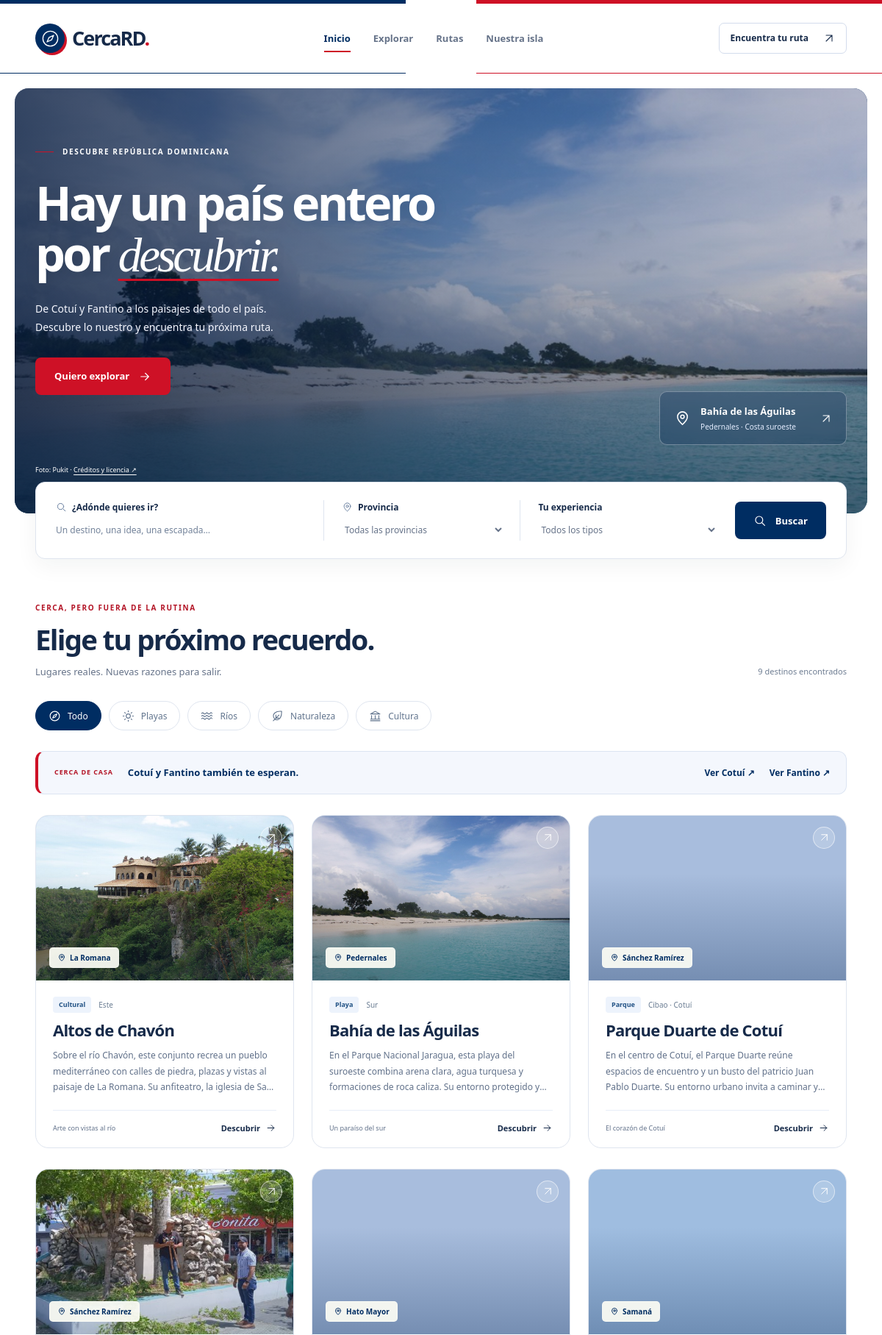
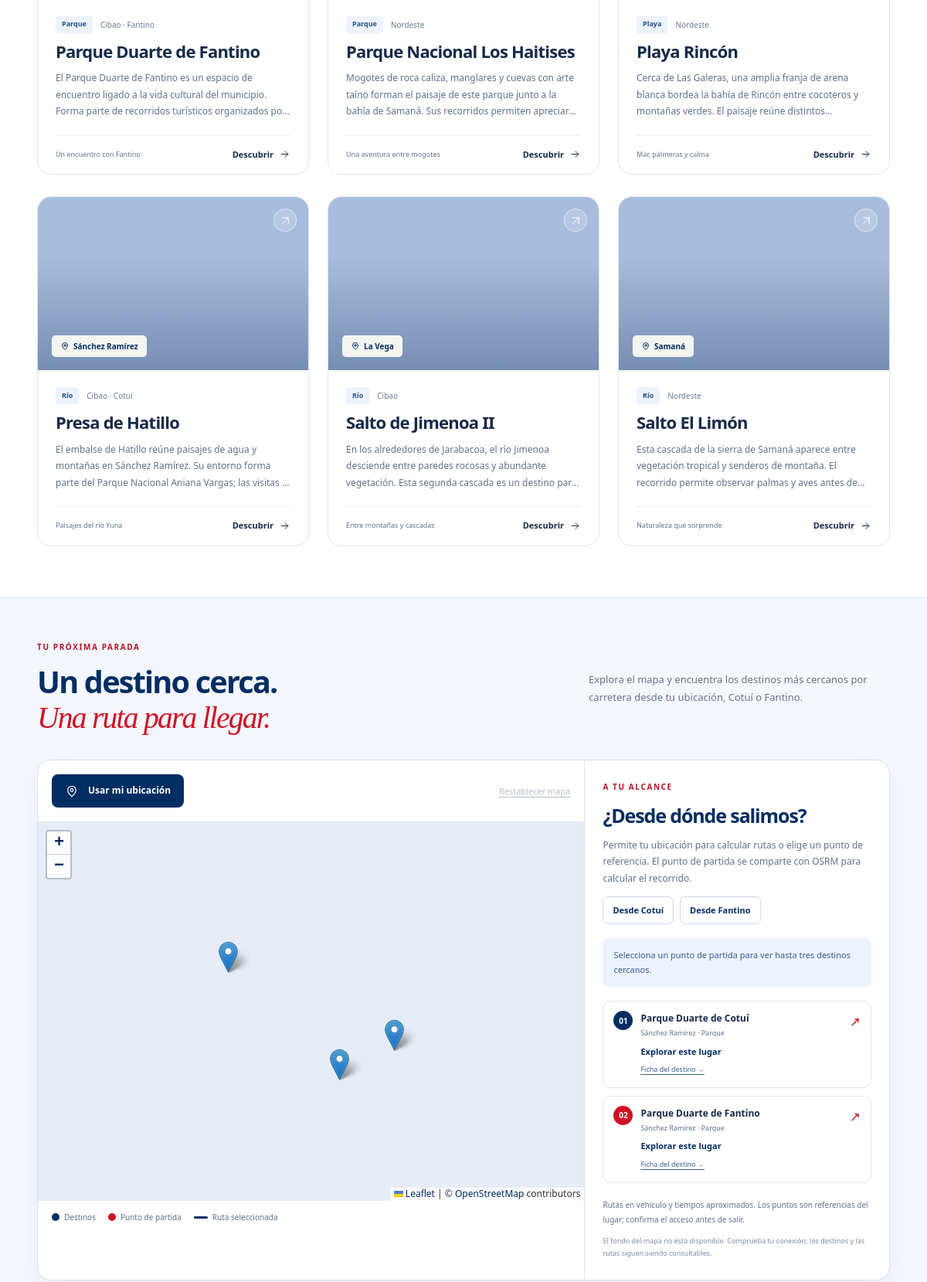
The page / (upper part) on the database its author committed (2 pictures, top to bottom).
### tables this page shows
CREATE TABLE IF NOT EXISTS lugares (
    id INT UNSIGNED NOT NULL AUTO_INCREMENT,
    nombre VARCHAR(150) NOT NULL,
    provincia VARCHAR(100) NOT NULL,
    tipo VARCHAR(50) NOT NULL,
    descripcion TEXT NOT NULL,
    ubicacion VARCHAR(255) NOT NULL,
    latitud DECIMAL(10, 7) NULL DEFAULT NULL,
    longitud DECIMAL(10, 7) NULL DEFAULT NULL,
    activo TINYINT(1) NOT NULL DEFAULT 1,
    created_at TIMESTAMP NOT NULL DEFAULT CURRENT_TIMESTAMP,
    PRIMARY KEY (id)
);

### app/Core/helpers.php (called while the page is built, shortened)
<?php
function e($value): string
{
    return htmlspecialchars((string) $value, ENT_QUOTES | ENT_SUBSTITUTE, 'UTF-8');
}
function base_url(): string
{
    $directory = str_replace('\\', '/', dirname($_SERVER['SCRIPT_NAME'] ?? '/index.php'));
    $segments = array_filter(explode('/', $directory), function (string $segment): bool {
        return $segment !== '' && $segment !== '.';
    });
    return $segments ? '/' . implode('/', array_map(function (string $segment): string {
        return rawurlencode(rawurldecode($segment));
    }, $segments)) : '';
}
function url(array $parameters = []): string
{
    return base_url() . '/index.php' . ($parameters ? '?' . http_build_query($parameters) : '');
}
function asset_url(string $path): string
{
    $directPublicEntry = realpath($_SERVER['SCRIPT_FILENAME'] ?? '') === realpath(PROJECT_ROOT . '/public/index.php');
    return base_url() . ($directPublicEntry ? '/assets/' : '/public/assets/') . ltrim($path, '/');
}
function place_style(string $type): array
{
    $styles = [
        'Playa' => ['cover-playa', '☀'],
        'Río' => ['cover-rio', '≈'],
        'Parque' => ['cover-parque', '❋'],
        'Montaña' => ['cover-montana', '△'],
        'Cultural' => ['cover-cultural', '⌂'],
    ];
    return $styles[$type] ?? ['cover-parque', '◇'];
}
function destination_meta(array $place): array
{
    static $destinations = null;
    if ($destinations === null) {
        $file = PROJECT_ROOT . '/config/destinations.php';
        $destinations = is_file($file) ? require $file : [];
        $localFile = PROJECT_ROOT . '/config/local_destinations.php';
        if (is_file($localFile)) {
            $destinations = array_replace($destinations, require $localFile);
        }
    }
    $defaults = [
        'image' => '',
        'image_alt' => $place['nombre'] ?? 'Paisaje de República Dominicana',
        'photo_author' => '',
        'photo_author_url' => '',
        'photo_license' => '',
        'photo_license_url' => '',
        'photo_source' => '',
        'photo_source_label' => 'Fuente de la fotografía',
        'source_url' => '',
        'highlight' => '',
        'region' => '',
    ];
    $metadata = $destinations[(int) ($place['id'] ?? 0)] ?? [];
    $result = array_replace($defaults, $metadata);
    return $result;
}
function destination_columns(): array
{
    return [
        'imagen' => 'image', 'imagen_alt' => 'image_alt',
        'foto_autor' => 'photo_author', 'foto_autor_url' => 'photo_author_url',
        'foto_fuente' => 'photo_source', 'foto_fuente_label' => 'photo_source_label',
        'foto_licencia' => 'photo_license', 'foto_licencia_url' => 'photo_license_url',
        'fuente_url' => 'source_url', 'destacado' => 'highlight', 'region' => 'region',
    ];
}
function image_url(array $place): string
{
    $metadata = destination_meta($place);
    return $metadata['image'] !== '' ? asset_url($metadata['image']) : '';
}
function render(string $view, array $data): void
{
    extract($data, EXTR_SKIP);
    require PROJECT_ROOT . '/app/Views/layout/header.php';
    require PROJECT_ROOT . '/app/Views/' . $view . '.php';
    require PROJECT_ROOT . '/app/Views/layout/footer.php';
}

### public/index.php (called while the page is built, shortened)
<?php
require dirname(__DIR__) . '/app/bootstrap.php';
$page = input_text('vista', 30);
$controller->handle($page === '' ? 'inicio' : $page);

### app/Models/Lugar.php (called while the page is built, shortened)
<?php
final class Lugar
{
    public static function fromDatabase(PDO $connection): self
    {
        $places = $connection->query(
            'SELECT * FROM lugares WHERE activo = 1 ORDER BY nombre ASC'
        )->fetchAll();
        return new self($places);
    }
}

### app/bootstrap.php (called while the page is built, shortened)
<?php
require PROJECT_ROOT . '/app/Core/helpers.php';
require PROJECT_ROOT . '/app/Models/Lugar.php';
try {
    $databaseConfig = require PROJECT_ROOT . '/config/database.php';
    $connection = Database::connect($databaseConfig);
    $model = Lugar::fromDatabase($connection);
} catch (PDOException $exception) {
    error_log('CercaRD: catálogo inicial local; conexión o tabla de MySQL no disponible.');
    $model = new Lugar(require PROJECT_ROOT . '/database/demo.php', true);
}

### app/Views/partials/place-card.php (the view)
<?php
[$coverClass, $symbol] = place_style($place['tipo']);
$placeMeta = destination_meta($place);
$placeImage = image_url($place);
$detailUrl = url(['vista' => 'detalle', 'id' => $place['id']]);
?>
<article class="place-card">
    <a class="place-cover <?= e($coverClass) ?> <?= $placeImage !== '' ? 'has-photo' : '' ?>" href="<?= e($detailUrl) ?>" aria-label="Conocer <?= e($place['nombre']) ?>">
        <?php if ($placeImage !== ''): ?><img src="<?= e($placeImage) ?>" alt="<?= e($placeMeta['image_alt']) ?>" loading="lazy" decoding="async"><?php else: ?><span class="place-symbol" aria-hidden="true"><?= e($symbol) ?></span><?php endif; ?>
        <span class="cover-label"><svg class="icon" viewBox="0 0 24 24" aria-hidden="true"><use href="#icon-pin"/></svg><?= e($place['provincia']) ?></span><span class="cover-arrow" aria-hidden="true"><svg class="icon" viewBox="0 0 24 24"><use href="#icon-arrow-up"/></svg></span>
    </a>
    <div class="place-body"><div class="place-meta"><span class="tag"><?= e($place['tipo']) ?></span><?php if ($placeMeta['region'] !== ''): ?><span><?= e($placeMeta['region']) ?></span><?php endif; ?></div><h3 class="place-title"><a href="<?= e($detailUrl) ?>"><?= e($place['nombre']) ?></a></h3><p class="place-description"><?= e($place['descripcion']) ?></p><div class="place-footer"><span><?= e($placeMeta['highlight']) ?></span><a class="text-link" href="<?= e($detailUrl) ?>" aria-label="Descubrir <?= e($place['nombre']) ?>">Descubrir <svg class="icon" viewBox="0 0 24 24" aria-hidden="true"><use href="#icon-arrow"/></svg></a></div></div>
</article>

### app/Views/lugares/index.php (shortened to what this page needs)
<?php
$isHome = $currentPage === 'inicio';
$heroPlace = ['id' => 101];
$heroMeta = destination_meta($heroPlace);
$heroImage = image_url($heroPlace);
$categories = [['', 'Todo', 'compass'], ['Playa', 'Playas', 'sun'], ['Río', 'Ríos', 'waves'], ['Parque', 'Naturaleza', 'leaf'], ['Cultural', 'Cultura', 'culture']];
?>
<?php if ($isHome): ?>
    <section class="hero" aria-labelledby="hero-title">
        <?php if ($heroImage !== ''): ?><img class="hero-image" src="<?= e($heroImage) ?>" alt="<?= e($heroMeta['image_alt']) ?>" fetchpriority="high" decoding="async"><?php endif; ?>
        <div class="hero-shade"></div>
        <div class="container hero-content">
            <p class="eyebrow"><span></span>DESCUBRE REPÚBLICA DOMINICANA</p>
            <h1 id="hero-title">Hay un país entero<br>por <em>descubrir.</em></h1>
            <p class="hero-description">De Cotuí y Fantino a los paisajes de todo el país.<br class="desktop-break"> Descubre lo nuestro y encuentra tu próxima ruta.</p>
            <a class="button button-coral" href="#catalogo">Quiero explorar <svg class="icon" viewBox="0 0 24 24" aria-hidden="true"><use href="#icon-arrow"/></svg></a>
            <a class="hero-location" href="<?= e(url(['vista' => 'detalle', 'id' => 101])) ?>"><svg class="icon" viewBox="0 0 24 24" aria-hidden="true"><use href="#icon-pin"/></svg><span><strong>Bahía de las Águilas</strong><small>Pedernales · Costa suroeste</small></span><svg class="icon location-arrow" viewBox="0 0 24 24" aria-hidden="true"><use href="#icon-arrow-up"/></svg></a>
            <?php if ($heroImage !== '' && $heroMeta['photo_source'] !== ''): ?><p class="hero-photo-credit">Foto: <?= e($heroMeta['photo_author']) ?> · <a href="<?= e(url(['vista' => 'detalle', 'id' => 101])) ?>#foto">Créditos y licencia ↗</a></p><?php endif; ?>
        </div>
    </section>
<?php else: ?>
    <section class="catalog-intro container" aria-labelledby="explore-title"><p class="section-kicker">UN BUEN PLAN EMPIEZA AQUÍ</p><h1 id="explore-title">Encuentra tu próxima <em>escapada.</em></h1><p>De la costa a las montañas, descubre lugares que merecen una visita.</p></section>
<?php endif; ?>
<div class="container">
    <section id="catalogo" class="catalog-section <?= $isHome ? 'catalog-home' : '' ?>" aria-labelledby="catalog-title">
        <form class="filter-form" action="<?= e(url()) ?>#catalogo" method="get">
            <div class="form-field search-field"><label for="q"><svg class="icon" viewBox="0 0 24 24" aria-hidden="true"><use href="#icon-search"/></svg> ¿Adónde quieres ir?</label><input type="search" name="q" id="q" value="<?= e($query) ?>" placeholder="Un destino, una idea, una escapada…" maxlength="100"></div>
            <div class="form-field"><label for="provincia"><svg class="icon" viewBox="0 0 24 24" aria-hidden="true"><use href="#icon-pin"/></svg> Provincia</label><select name="provincia" id="provincia"><option value="">Todas las provincias</option></select></div>
            <div class="form-field"><label for="tipo">Tu experiencia</label><select name="tipo" id="tipo"><option value="">Todos los tipos</option></select></div>
            <button type="submit" class="button button-primary"><svg class="icon" viewBox="0 0 24 24" aria-hidden="true"><use href="#icon-search"/></svg> Buscar</button>
        </form>
        <div class="section-heading"><div><p class="section-kicker">CERCA, PERO FUERA DE LA RUTINA</p><h2 id="catalog-title">Elige tu próximo recuerdo.</h2><p>Lugares reales. Nuevas razones para salir.</p></div><span class="results-count"><?= count($places) ?> <?= count($places) === 1 ? 'destino encontrado' : 'destinos encontrados' ?></span></div>
        <div class="catalog-toolbar">
            <nav class="category-nav" aria-label="Filtrar por experiencia"><?php foreach ($categories as [$categoryValue, $categoryLabel, $categoryIcon]): ?><a class="category-chip <?= $type === $categoryValue ? 'is-selected' : '' ?>" href="<?= e(url(['vista' => 'lugares', 'q' => $query, 'provincia' => $province, 'tipo' => $categoryValue])) ?>#catalogo" <?= $type === $categoryValue ? 'aria-current="true"' : '' ?>><svg class="icon" viewBox="0 0 24 24" aria-hidden="true"><use href="#icon-<?= e($categoryIcon) ?>"/></svg><?= e($categoryLabel) ?></a><?php endforeach; ?></nav>
        </div>
        <div class="local-destinations"><span class="local-label">CERCA DE CASA</span><strong>Cotuí y Fantino también te esperan.</strong><div><a href="<?= e(url(['vista' => 'lugares', 'q' => 'Cotuí'])) ?>#catalogo">Ver Cotuí <span aria-hidden="true">↗</span></a><a href="<?= e(url(['vista' => 'lugares', 'q' => 'Fantino'])) ?>#catalogo">Ver Fantino <span aria-hidden="true">↗</span></a></div></div>
        <?php if ($places): ?><div class="places-grid"><?php foreach ($places as $place): ?><?php require PROJECT_ROOT . '/app/Views/partials/place-card.php'; ?><?php endforeach; ?></div><?php else: ?><?= e(url(['vista' => 'lugares'])) ?><?php endif; ?>
    </section>
    </div>
    <?php require PROJECT_ROOT . '/app/Views/partials/map.php'; ?>

### rows shown on the page
lugares: shows a picture, provincia "La Romana", tipo "Cultural", nombre+id "Este", nombre "Altos de Chavón", descripcion "Sobre el río Chavón, este conjunto recrea un pueblo mediterráneo con calles de piedra, plazas y vistas al paisaje de La Romana. Su anfiteatro, la iglesia de…", nombre+id "Arte con vistas al río"
lugares: shows a picture, provincia "Pedernales", tipo "Playa", nombre+id "Sur", nombre "Bahía de las Águilas", descripcion "En el Parque Nacional Jaragua, esta playa del suroeste combina arena clara, agua turquesa y formaciones de roca caliza. Su entorno protegido…", nombre+id "Un paraíso del sur"
lugares: shows a picture, provincia "Sánchez Ramírez", tipo "Parque", nombre+id "Cibao · Cotuí", nombre "Parque Duarte de Cotuí", descripcion "En el centro de Cotuí, el Parque Duarte reúne espacios de encuentro y un busto del patricio Juan Pablo Duarte. Su entorno urbano invita a caminar…", nombre+id "El corazón de Cotuí"
lugares: shows a picture, provincia "Sánchez Ramírez", tipo "Parque", nombre+id "Cibao · Fantino", nombre "Parque Duarte de Fantino", descripcion "El Parque Duarte de Fantino es un espacio de encuentro ligado a la vida cultural del municipio. Forma parte de recorridos turísticos organizados…", nombre+id "Un encuentro con Fantino"
lugares: shows a picture, provincia "Hato Mayor", tipo "Parque", nombre+id "Nordeste", nombre "Parque Nacional Los Haitises", descripcion "Mogotes de roca caliza, manglares y cuevas con arte taíno forman el paisaje de este parque junto a la bahía de Samaná. Sus recorridos permiten…", nombre+id "Una aventura entre mogotes"
lugares: shows a picture, provincia "Samaná", tipo "Playa", nombre+id "Nordeste", nombre "Playa Rincón", descripcion "Cerca de Las Galeras, una amplia franja de arena blanca bordea la bahía de Rincón entre cocoteros y montañas verdes. El paisaje reúne…", nombre+id "Mar, palmeras y calma"
lugares: shows a picture, provincia "Sánchez Ramírez", tipo "Río", nombre+id "Cibao · Cotuí", nombre "Presa de Hatillo", descripcion "El embalse de Hatillo reúne paisajes de agua y montañas en Sánchez Ramírez. Su entorno forma parte del Parque Nacional Aniana Vargas; las visitas…", nombre+id "Paisajes del río Yuna"
lugares: shows a picture, provincia "La Vega", tipo "Río", nombre+id "Cibao", nombre "Salto de Jimenoa II", descripcion "En los alrededores de Jarabacoa, el río Jimenoa desciende entre paredes rocosas y abundante vegetación. Esta segunda cascada es un destino…", nombre+id "Entre montañas y cascadas"
lugares: shows a picture, provincia "Samaná", tipo "Río", nombre+id "Nordeste", nombre "Salto El Limón", descripcion "Esta cascada de la sierra de Samaná aparece entre vegetación tropical y senderos de montaña. El recorrido permite observar palmas y aves antes…", nombre+id "Naturaleza que sorprende"

### other values the page prints
$app['nombre'] "CercaRD"
$heroMeta['photo_author'] "Pukit"
count($places) "9"
$categoryLabel "Todo"
$categoryLabel "Playas"
$categoryLabel "Ríos"
$categoryLabel "Naturaleza"
$categoryLabel "Cultura"
